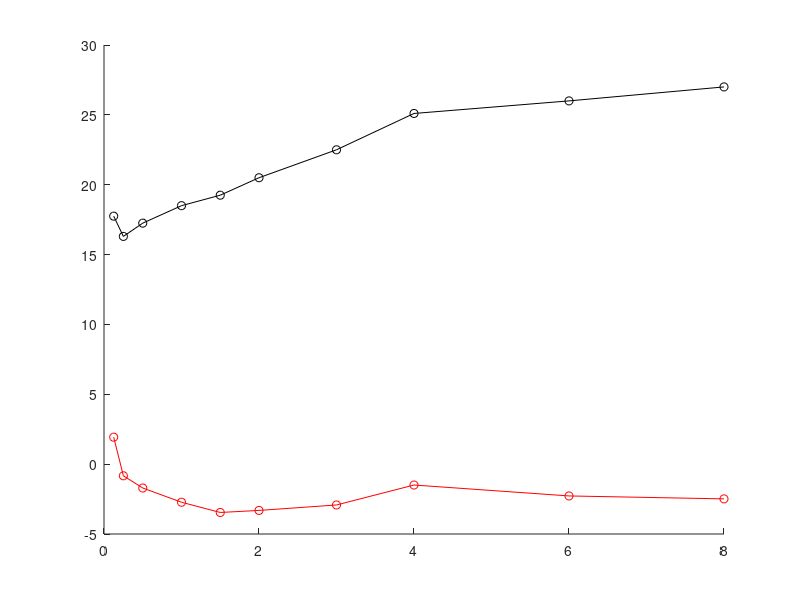
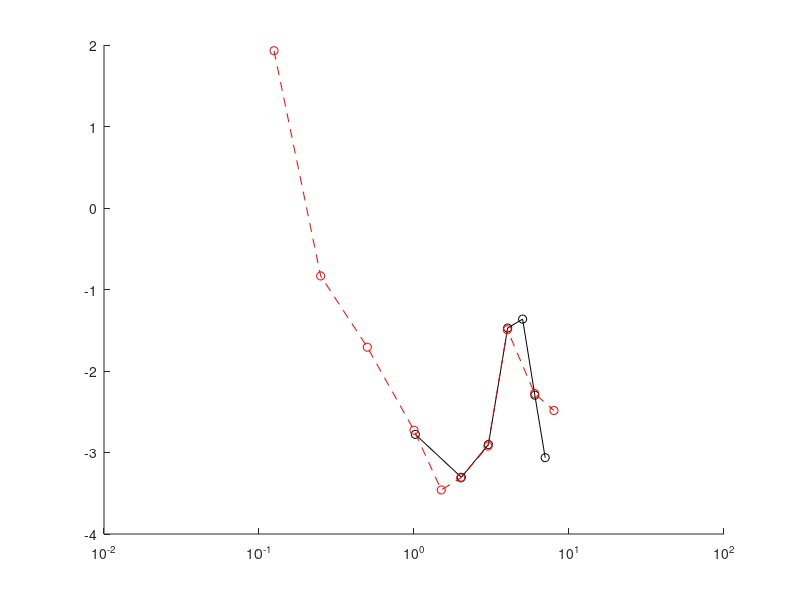

These figures' MATLAB source, in order:
function k = desloge

f = [0.125 0.25 0.5 1 1.5 2 3 4 6 8];
cr_1Hz = [17.75 16.3 17.25 18.5 19.25 20.5 22.5 25.1 26 27];
erb = 24.7*(4.37*f+1);
cr_ERB = cr_1Hz-10*log10(erb)

figure, clf, hold on
plot(f,cr_1Hz,'ko-')
plot(f,cr_ERB,'ro-')

% fft = logspace(0.02,20,10);
fft = 0.02:1:20;
cr_ERB_FR = interp1(f,cr_ERB,fft,'spline');

figure; hold on
semilogx(fft,cr_ERB_FR,'ko-')
semilogx(f,cr_ERB,'ro--')
